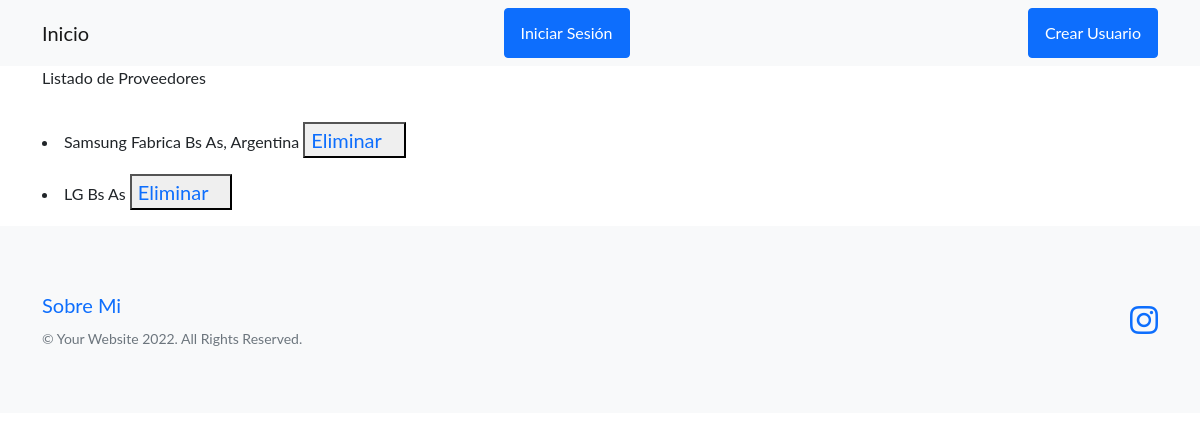
/proveedores/proveedores/ver/, run on the app's committed database.
### proveedores/models.py (models this page shows, shortened)
class proveedores(models.Model):
    razon_social=models.CharField( max_length=20)
    ubicacion=models.CharField( max_length=50)

### proveedores/views.py (the view)
# urls.py: path('proveedores/ver/',views.ver_proveedor, name='ver_proveedor'),
def ver_proveedor(request):
    Mis_Proveedores=proveedores.objects.all()
    return render (request,'proveedores/ver_proveedores.html',{'Mis_Proveedores':Mis_Proveedores} )

### proveedores/templates/proveedores/ver_proveedores.html (shortened to what this page needs)
{% extends 'mercaderia/base.html' %}
{% block Personal %}
<p>Listado de Proveedores</p>
<p>
 {% for proveedores in Mis_Proveedores %}
 <li> {{proveedores.razon_social}} {{proveedores.ubicacion}}
    <button>
        <a class="navbar-brand" href={% url 'eliminar' proveedores.id %}>Eliminar</a>
    </button>
 </li>
</p>
 {% endfor %}
{% endblock Personal %}

### data on the page
proveedores: razon_social "Samsung", ubicacion "Fabrica Bs As, Argentina"
proveedores: razon_social "LG", ubicacion "Bs As"
